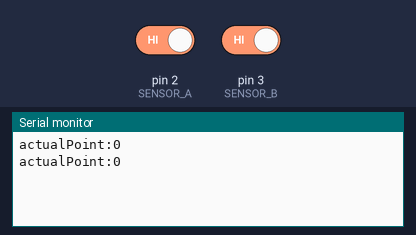
The sketch below on a simulated Arduino Uno, built with avr-gcc and run on an emulated ATmega328P. Shown: the last lines printed to the serial monitor. The inputs (shaded band) are chosen by the test bench; at power-on: pin 2 (SENSOR_A) HIGH, pin 3 (SENSOR_B) HIGH.

Above: at 1.2 s.
1.3 s: pin 2 (SENSOR_A) driven LOW
At 2.6 s:
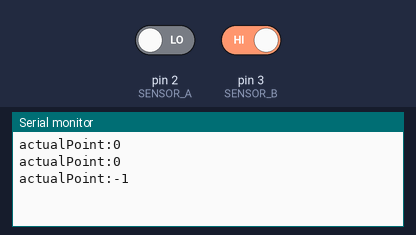
2.8 s: pin 3 (SENSOR_B) driven LOW
At 3.8 s:
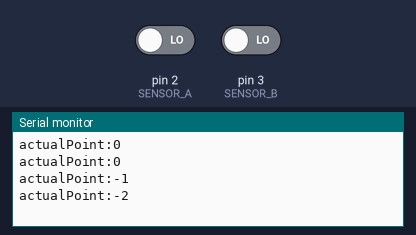
4.3 s: pin 2 (SENSOR_A) driven HIGH
At 5.6 s:
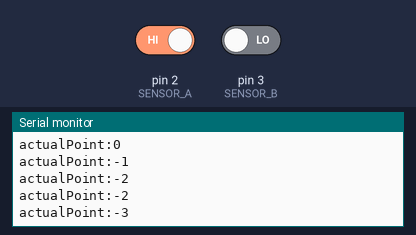
5.8 s: pin 3 (SENSOR_B) driven HIGH
At 6.5 s:
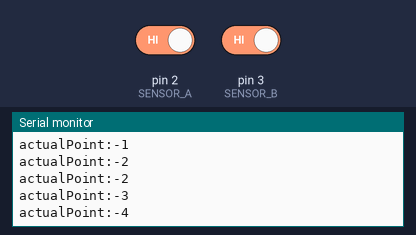
Timing chart, 0 to 8.3 s (numbered marks = the images above; inputs shaded):
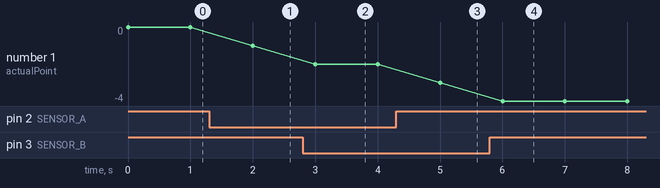

Measured:
- after the input at 1.3 s, the serial monitor: prints a new line after 0.70 s (image 1)
- after the input at 2.8 s, the serial monitor: prints a new line after 0.20 s (image 2)
- after the input at 4.3 s, the serial monitor: prints a new line after 0.70 s (image 3)
- after the input at 5.8 s, the serial monitor: prints a new line after 0.20 s (image 4)
- plotted number 1: 0 → -1 after the input at 1.3 s, -1 → -2 after the input at 2.8 s, -2 → -3 after the input at 4.3 s, -3 → -4 after the input at 5.8 s

The sketch:

test2PhotoSensorPos.ino
```cpp
//Turn a DC motor into a stepper motor with an encoder disc
//
//
//The circuit:

//EncoderA pin to digital pin 2
//EncoderB pin to digital pin 3
//Source & info at: www.HomoFaciens.de/technics-computer-arduino-uno_en_navion.htm


// include the library code:
#include <util/delay.h>

int stepStatus = 0;
int sensorStatusA = 0;
int sensorStatusB = 0;
int count = 0;

unsigned long millisStart = 0;
signed long actualPoint = 0;
byte readByte = 0;

int ticsPerMotorRev=8;
double gearRatio=17.7375;
int ticsPerWheelRotation=142; //ticsPerMotorRev*gearRatio;

#define SENSOR_A 2 //PhotoEncoderA
#define SENSOR_B 3 //PhotoEncoderB

#define MOTOR_DIRECTION 7
#define MOTOR_PWM 6

#define STEP_MARGIN 1L        //10 - 1000 (1)
#define MIN_DUTYCYCLE 50      //0 - 255 (125)
#define MAX_DUTYCYCLE 255     //0 - 255 (255)
#define P_FRACTION 10.0        //Proportional factor of control loop 0.001 - 10.0 (1.0)


/*
void establishContact() {
  while (Serial.available() <= 0) {
    Serial.print('X');   // send a capital X
    delay(300);
  }
}
*/

void setup() {

  pinMode(SENSOR_A, INPUT); //PhotoEncoderA
  pinMode(SENSOR_B, INPUT); //PhotoEncoderB
//  pinMode(MOTOR_DIRECTION, OUTPUT);
//  pinMode(MOTOR_PWM, OUTPUT);

  count = 0;
  // start serial port
  Serial.begin(9600);
  millisStart = millis();
}

void loop() {


      sensorStatusA = digitalRead(SENSOR_A);
      sensorStatusB = digitalRead(SENSOR_B);

      if(sensorStatusB == 0 && sensorStatusA == 0){
        if(stepStatus == 1){
          actualPoint--;
        }
        if(stepStatus == 3){
          actualPoint++;
        }
        stepStatus = 0;
      }

      if(sensorStatusB == 1 && sensorStatusA == 0){
        if(stepStatus == 0){
          actualPoint++;
        }
        if(stepStatus == 2){
          actualPoint--;
        }
        stepStatus = 1;
      }

      if(sensorStatusB == 1 && sensorStatusA == 1){
        if(stepStatus == 3){
          actualPoint--;
        }
        if(stepStatus == 1){
          actualPoint++;
        }
        stepStatus = 2;
      }

      if(sensorStatusB == 0 && sensorStatusA == 1){
        if(stepStatus == 2){
          actualPoint++;
        }
        if(stepStatus == 0){
          actualPoint--;
        }
        stepStatus = 3;
      }


    //update the serial port once a sec
    if(millis() - millisStart < 1000){

      Serial.print("actualPoint:");
      Serial.print(actualPoint);
      Serial.print("\n");
      millisStart+=1000;
    }

}
```
